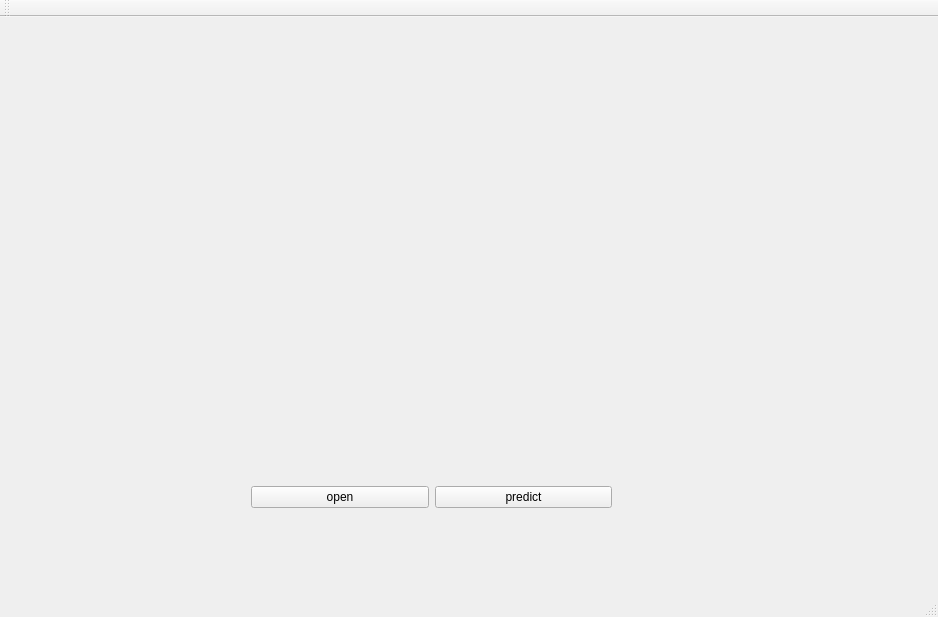
<?xml version="1.0" encoding="UTF-8"?>
<ui version="4.0">
 <class>MainWindow</class>
 <widget class="QMainWindow" name="MainWindow">
  <property name="geometry">
   <rect>
    <x>0</x>
    <y>0</y>
    <width>938</width>
    <height>617</height>
   </rect>
  </property>
  <property name="windowTitle">
   <string>MainWindow</string>
  </property>
  <widget class="QWidget" name="centralWidget">
   <widget class="QWidget" name="horizontalLayoutWidget">
    <property name="geometry">
     <rect>
      <x>240</x>
      <y>440</y>
      <width>383</width>
      <height>80</height>
     </rect>
    </property>
    <layout class="QHBoxLayout" name="horizontalLayout">
     <item>
      <widget class="QPushButton" name="btnOpen">
       <property name="text">
        <string>open</string>
       </property>
      </widget>
     </item>
     <item>
      <widget class="QPushButton" name="btnPredict">
       <property name="text">
        <string>predict</string>
       </property>
      </widget>
     </item>
    </layout>
   </widget>
   <widget class="QLabel" name="label">
    <property name="geometry">
     <rect>
      <x>41</x>
      <y>41</y>
      <width>391</width>
      <height>361</height>
     </rect>
    </property>
    <property name="text">
     <string/>
    </property>
   </widget>
   <widget class="QLabel" name="label_2">
    <property name="geometry">
     <rect>
      <x>449</x>
      <y>41</y>
      <width>371</width>
      <height>361</height>
     </rect>
    </property>
    <property name="text">
     <string/>
    </property>
   </widget>
  </widget>
  <widget class="QMenuBar" name="menuBar">
   <property name="geometry">
    <rect>
     <x>0</x>
     <y>0</y>
     <width>938</width>
     <height>22</height>
    </rect>
   </property>
  </widget>
  <widget class="QToolBar" name="mainToolBar">
   <attribute name="toolBarArea">
    <enum>TopToolBarArea</enum>
   </attribute>
   <attribute name="toolBarBreak">
    <bool>false</bool>
   </attribute>
  </widget>
  <widget class="QStatusBar" name="statusBar"/>
 </widget>
 <layoutdefault spacing="6" margin="11"/>
 <resources/>
 <connections/>
</ui>
